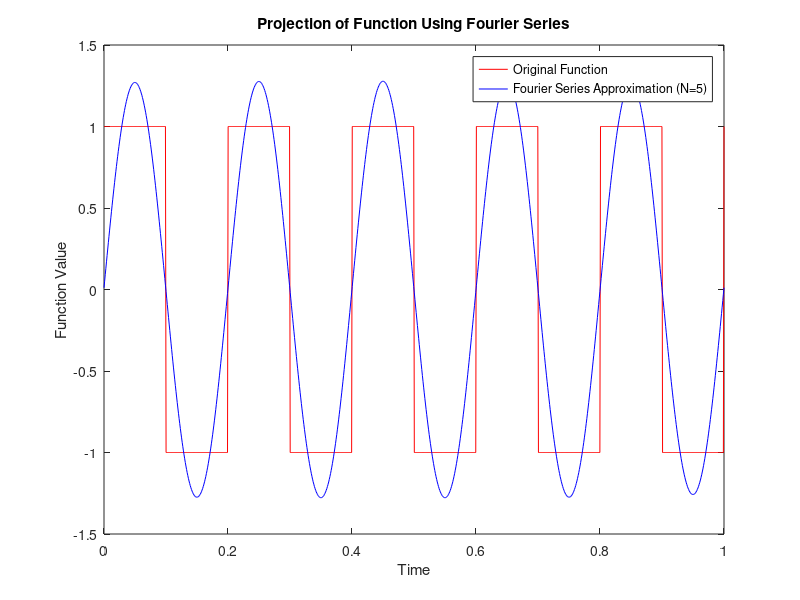
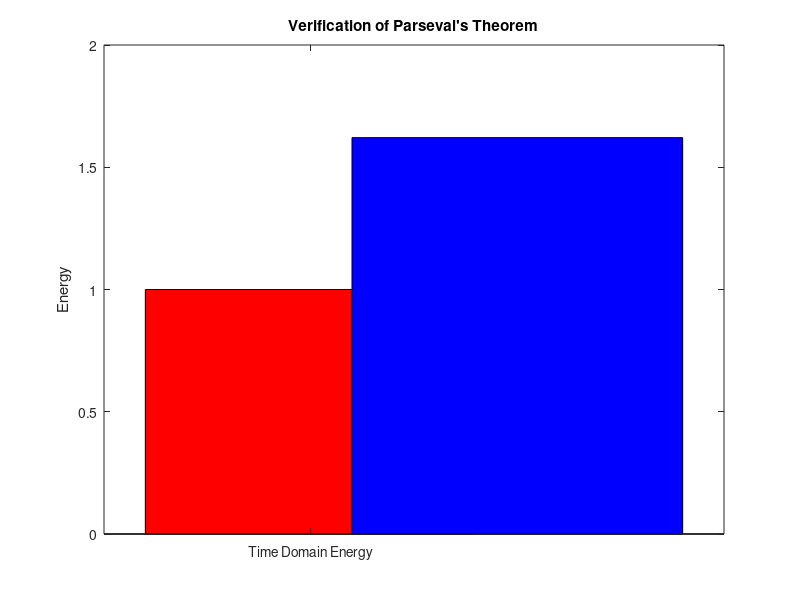

Reproduce these figures in MATLAB, in order.
% Define the time vector
t = linspace(0, 1, 1000); % Time from 0 to 1 second, 1000 points

% Define the original function (a square wave)
f = square(2*pi*5*t); % 5 Hz square wave

% Define the period
T = 1;

% Number of terms in the Fourier series
N = 5;

% Initialize the Fourier series approximation and coefficients
c_n = zeros(1, N);
approx = zeros(size(t));

% Calculate the DC component (mean of the function)
a0 = (2/T) * trapz(t, f); % DC component (mean of the function)
approx = approx + a0 / 2; % Add the DC component to the approximation

% Initialize energy calculations
time_domain_energy = trapz(t, f.^2) / T;
frequency_domain_energy = (a0 / 2)^2;

% Calculate the Fourier coefficients and accumulate the projection
for n = 1:N
    % Define the basis functions
    cosine_basis = cos(2*pi*n*t/T);
    sine_basis = sin(2*pi*n*t/T);
    
    % Calculate the Fourier coefficients using inner product (projection)
    an = (2/T) * trapz(t, f .* cosine_basis);
    bn = (2/T) * trapz(t, f .* sine_basis);
    
    % Calculate the complex Fourier coefficient c_n
    c_n(n) = sqrt(an^2 + bn^2);
    
    % Accumulate the Fourier series approximation
    approx = approx + an * cosine_basis + bn * sine_basis;
    
    % Update the frequency domain energy
    frequency_domain_energy = frequency_domain_energy + an^2 + bn^2;
end

% Plot the original function and its Fourier series approximation
figure;
plot(t, f, 'r', 'DisplayName', 'Original Function');
hold on;
plot(t, approx, 'b', 'DisplayName', ['Fourier Series Approximation (N=', num2str(N), ')']);
legend;
title('Projection of Function Using Fourier Series');
xlabel('Time');
ylabel('Function Value');

% Display the energies to verify Parseval's Theorem
fprintf('Energy in the time domain: %f\n', time_domain_energy);
fprintf('Energy in the frequency domain: %f\n', frequency_domain_energy);
fprintf('Difference (should be close to zero): %f\n', abs(time_domain_energy - frequency_domain_energy));

% Plot the energies
figure;
bar(1, time_domain_energy, 'r');
hold on;
bar(2, frequency_domain_energy, 'b');
set(gca, 'XTickLabel', {'Time Domain Energy', 'Frequency Domain Energy'});
title('Verification of Parseval''s Theorem');
ylabel('Energy');
